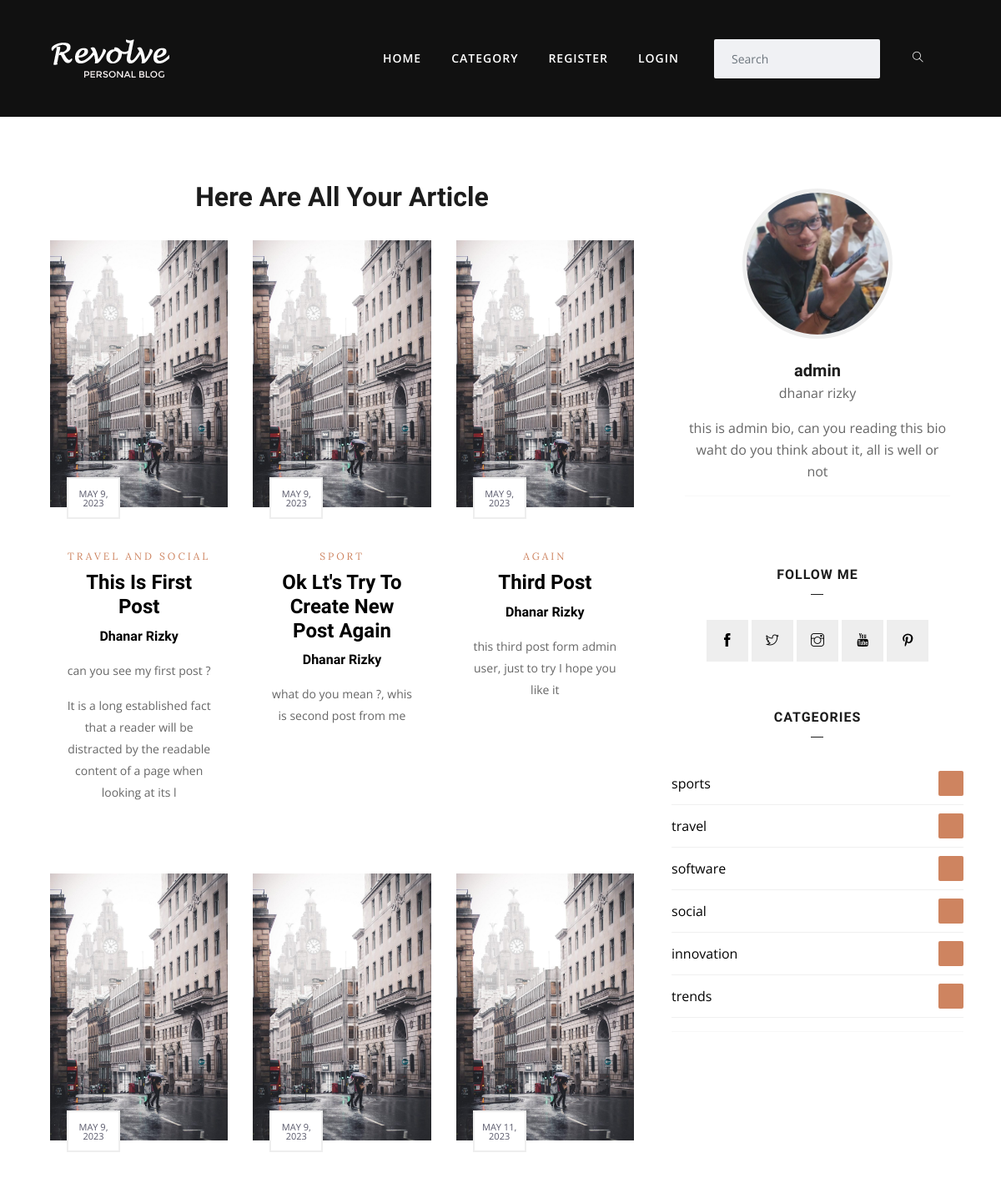
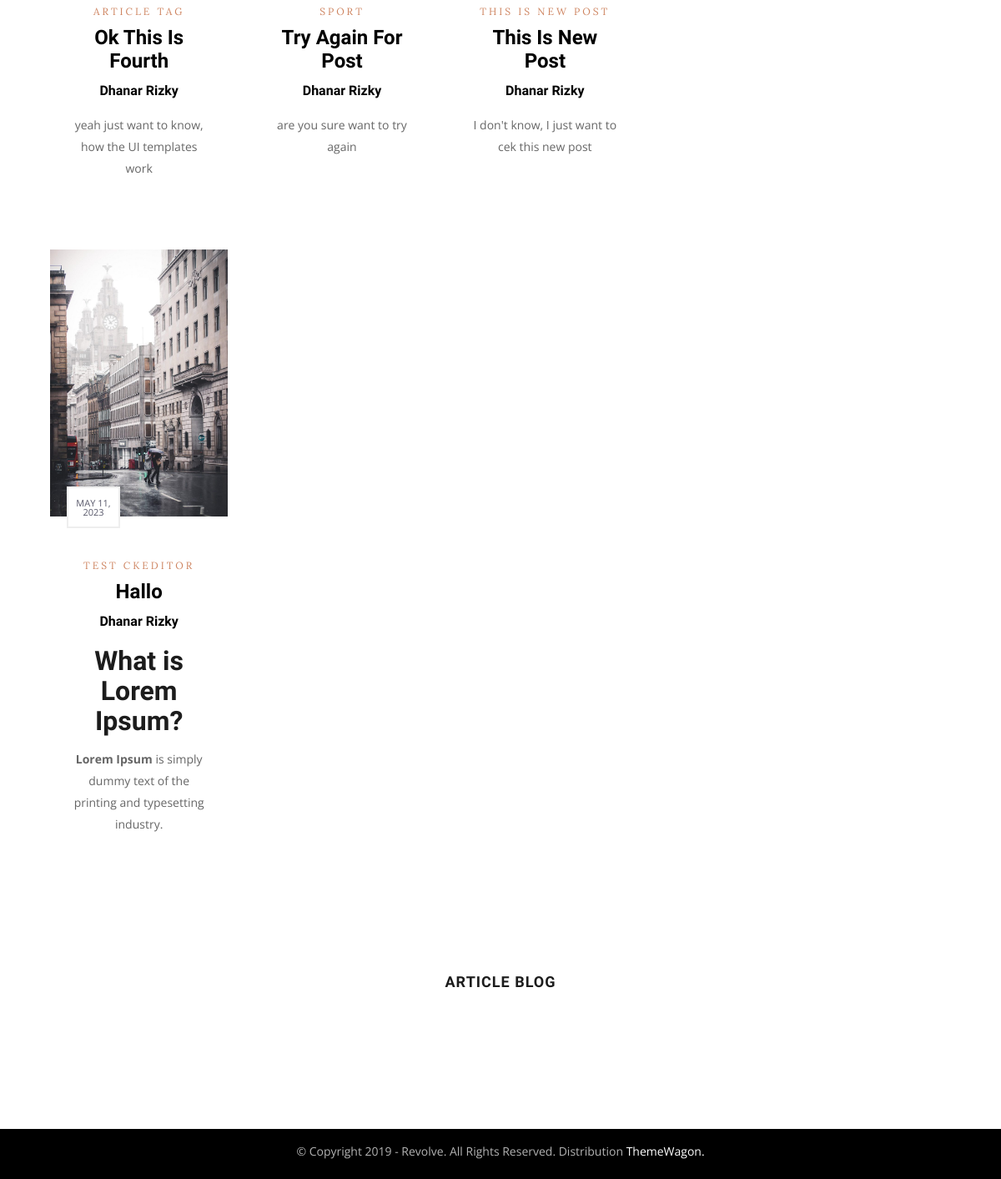
/1/detile_profile/, run on the app's committed database (2 pictures, top to bottom).
### BlogArticle/models.py (models this page shows, shortened)
class Post(models.Model):
    title = models.CharField(max_length=255)
    title_tag = models.CharField(max_length=255, default='article tag')
    image = models.ImageField(null=True, blank=True, upload_to='images/')
    author = models.ForeignKey(User, on_delete=models.CASCADE)
    body = RichTextField()
    post_date = models.DateField(auto_now_add=True)
    category = models.CharField(max_length=255, default='category of article')
    likes = models.ManyToManyField(User, related_name='other_like')

class Profile(models.Model):
    user = models.OneToOneField(User, null=True, on_delete=models.CASCADE)
    bio = models.TextField()
    profile_pic = models.ImageField(null=True, blank=True, upload_to='photos/profile/')

class category(models.Model):
    name = models.CharField(max_length=255)
    def __str__(self) -> str:
        return self.name

### BlogArticle/views.py (the view)
# urls.py: path('<int:pk>/detile_profile/', v.ShowDetileProfileView.as_view(), name='show-detile-profile'),
class ShowDetileProfileView(DetailView):
    model = Profile
    template_name = 'BlogArticle/detile_profile.html'
    def get_context_data(self, *args, **kwargs):
        users = Profile.objects.all()
        cat_menu = category.objects.all()
        post_article = Post.objects.all()
        context = super(ShowDetileProfileView, self).get_context_data(*args, **kwargs)
        page_user = get_object_or_404(Profile, id=self.kwargs['pk'])
        context["post_article"] = post_article
        context["cat_menu"] = cat_menu
        context["page_user"] = page_user
        return context

### BlogArticle/templates/BlogArticle/detile_profile.html (shortened to what this page needs)
{% extends 'BlogArticle/base.html' %}
{% load static  %}
{% block content %}
    <section class="single-block-wrapper section-padding">
        <div class="container">
            <div class="row">
                <div class="col-lg-8 col-md-12 col-sm-12 col-xs-12">
                    <div class="single-post">
                        <div class="post-header mb-5 text-center">
                            <h2 class="post-title mt-2">
                                Here Are All Your Article <br/>
                            </h2><br/>
                            <div class="col-lg-12 col-md-12 col-sm-12 col-xs-12">
                                <div class="row">
                                    {% if post_article %}
                                        {% for post in post_article %}
                                            {% if page_user.id == post.author.id %}
                                                <div class="col-lg-4 col-md-6 col-sm-6">
                                                    <article class="post-grid mb-5 ">
                                                        <a class="post-thumb mb-4 d-block" href="blog-single.html">
                                                            <img src="{% static 'images/news/news-1.jpg' %}" alt="" class="img-fluid w-100">
                                                        </a>
                                                    <div class="post-content-grid">
                                                        <div class="label-date">
                                                            <span class="month text-uppercase">
                                                                {{ post.post_date }}
                                                            </span>
                                                        </div>
                                                        <span
                                                        class="cat-name text-color font-extra font-sm text-uppercase letter-spacing">
                                                        {{ post.title_tag }}</span>
                                                        <h3 class="post-title mt-1"><a href="{% url 'detile-post' post.pk %}">{{ post.title }}</a></h3>
                                                        <h5 class="post-title mt-1"><a href="# ">{{ post.author.get_full_name }}</a></h5>
                                                            <p>
                                                                {{ post.body | slice:":150" | safe }}
                                                            </p>
                                                        </div>
                                                    </article>
                                                </div>
                                            {% endif %}
                                        {% endfor %}
                                    {% else %}
                                        Sorry, Your Article List is None !!!....
                                    {% endif %}
                                </div>
                            </div>
                        </div>
                    </div>
                </div>
                <div class="col-lg-4 col-md-6 col-sm-12 col-xs-12">
                    <div class="sidebar sidebar-right">
                        <div class="sidebar-wrap mt-5 mt-lg-0">
                            <div class="sidebar-widget about mb-5 text-center p-3">
                                <div class="about-author">
                                    {% if page_user.profile_pic %}
                                        <img src="{{ page_user.profile_pic.url }}" alt="" class="img-fluid">
                                    {% else %}
                                        <img src="{% static 'images/author.jpg' %}" alt="" class="img-fluid">
                                    {% endif %}
                                </div>
                                <h4 class="mb-0 mt-4">{{ page_user.user.username }}</h4>
                                <p>{{ page_user.user.first_name }} {{ page_user.user.last_name }}</p>
                                <p>{{ page_user.bio }}</p>
                                <hr>
                            </div>
                            <div class="sidebar-widget follow mb-5 text-center">
                                <h4 class="text-center widget-title">Follow Me</h4>
                                <div class="follow-socials">
                                    <a href="#"><i class="ti-facebook"></i></a>
                                    <a href="#"><i class="ti-twitter"></i></a>
                                    <a href="#"><i class="ti-instagram"></i></a>
                                    <a href="#"><i class="ti-youtube"></i></a>
                                    <a href="#"><i class="ti-pinterest"></i></a>
                                </div>
                            </div>
                            <div class="sidebar-widget category mb-5">
                                <h4 class="text-center widget-title">Catgeories</h4>
                                <ul class="list-unstyled">
                                    {% for c in cat_menu %}
                                        <li class="align-items-center d-flex justify-content-between">
                                            <a href="{% url 'category-view' c|slugify %}">{{ c }}</a>
                                            <span> </span>
                                        </li>
                                    {% endfor %}
                                </ul>
                                <hr>
                                <br/><br/>
                            </div>
                        </div>
                    </div>
                </div>
            </div>
        </div>
    </section>
    {% endblock content %}

### BlogArticle/static/css/style.css (style rules this page uses)
body, p { font-family: "Open Sans", sans-serif; line-height: 26px; font-size: 16px; text-rendering: optimizeLegibility; color: #666; font-weight: 400; }
html { overflow-x: hidden; width: 100%; height: 100%; }
h1, .h1, h2, .h2, h3, .h3, h4, .h4, h5, .h5, h6, .h6 { color: #1c1c1c; font-weight: 600; font-family: "Unna", serif; }
h2, .h2 { font-size: 32px; line-height: 36px; font-weight: 700; }
h3, .h3 { font-size: 24px; font-weight: 700; }
h4, .h4 { font-size: 20px; line-height: 28px; }
h5, .h5 { font-size: 16px; line-height: 26px; }
.font-extra { font-family: "Lora", serif; }
body { background: #fff; color: #575769; }
html, body { height: 100%; }
a { transition: all 0.3s ease-in-out; color: #000; }
a:link, a:visited { text-decoration: none; }
.section-padding { padding: 70px 0; position: relative; }
.letter-spacing { letter-spacing: 3px; }
.font-sm { font-size: 12px !important; }
.text-color { color: #ce8460; }
.sidebar { position: relative; overflow: hidden; width: 100%; height: 100%; }
.label-date span.month { font-size: 11px; line-height: 1em; }
.label-date span { display: block; }
.label-date { width: 64px; border: 2px solid #eee; background-color: #fff; padding: 12px 5px; text-align: center; z-index: 9; position: absolute; margin-top: -80px; }
.post-content-grid { padding: 20px; }
.post-content-grid p { font-size: 14px; margin-top: 15px; }
.sidebar-widget .widget-title { text-transform: uppercase; font-size: 16px; letter-spacing: 1px; position: relative; padding-bottom: 10px; margin-bottom: 30px; }
.sidebar-widget .widget-title:after { position: absolute; bottom: 0; overflow: hidden; width: 15px; height: 1px; border-top: 1px solid; content: ""; left: 50%; margin-left: -8px; }
.sidebar-widget.about .about-author img { border-radius: 100%; width: 180px; height: 180px; border: 5px solid #eee; }
.sidebar-widget.category li { padding: 10px 0px; border-bottom: 1px solid rgba(0, 0, 0, 0.06); }
.sidebar-widget.category li span { display: inline-block; background: #ce8460; color: #fff; width: 30px; height: 30px; text-align: center; border-radius: 2px; line-height: 30px; }
.follow-socials a { width: 50px; height: 50px; display: inline-block; text-align: center; color: #000; padding-top: 12px; margin-bottom: 5px; background: #eee; }
.post-title { text-transform: capitalize; }
.post-grid span { font-size: 15px; }

### data on the page
Post: post_date "MAY 9, 2023", title_tag "TRAVEL AND SOCIAL", title "This Is First Post", author.get_full_name "Dhanar Rizky", body "can you see my first post ? It is a long established fact that a reader will be distracted by the readable content of a page when looking at its l"
Post: post_date "MAY 9, 2023", title_tag "SPORT", title "Ok Lt's Try To Create New Post Again", author.get_full_name "Dhanar Rizky", body "what do you mean ?, whis is second post from me"
Post: post_date "MAY 9, 2023", title_tag "AGAIN", title "Third Post", author.get_full_name "Dhanar Rizky", body "this third post form admin user, just to try I hope you like it"
Post: post_date "MAY 9, 2023", title_tag "ARTICLE TAG", title "Ok This Is Fourth", author.get_full_name "Dhanar Rizky", body "yeah just want to know, how the UI templates work"
Post: post_date "MAY 9, 2023", title_tag "SPORT", title "Try Again For Post", author.get_full_name "Dhanar Rizky", body "are you sure want to try again"
Post: post_date "MAY 11, 2023", title_tag "THIS IS NEW POST", title "This Is New Post", author.get_full_name "Dhanar Rizky", body "I don't know, I just want to cek this new post"
Post: post_date "MAY 11, 2023", title_tag "TEST CKEDITOR", title "Hallo", author.get_full_name "Dhanar Rizky", body "What is Lorem Ipsum? Lorem Ipsum is simply dummy text of the printing and typesetting industry."
Profile: profile_pic (picture), user.username "admin", user.first_name "dhanar", user.last_name "rizky", bio "this is admin bio, can you reading this bio waht do you think about it, all is well or not"
category: name "sports"
category: name "travel"
category: name "software"
category: name "social"
category: name "innovation"
category: name "trends"
